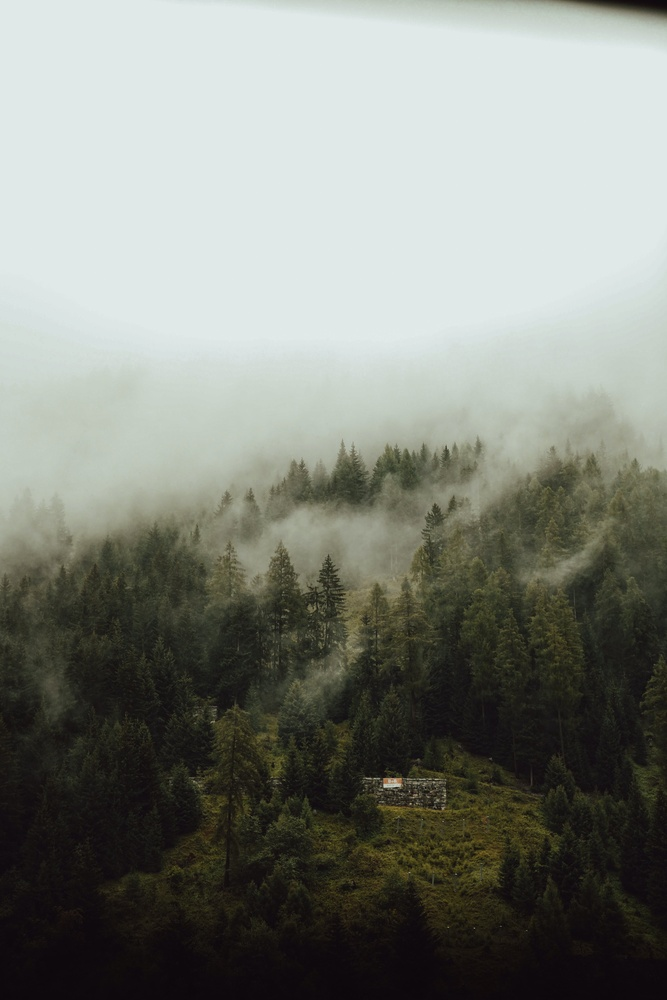
#> input picture Natural.jpg, 667 x 1000 px, shrunk from 4000 x 6000 before the run
$ python image_flip.py Natural.jpg out.png
#> lines starting #> are read from the running program, lines starting #| are printed output that depends on the picture
import cv2
import sys

input_path = sys.argv[1]
output_path = sys.argv[2]

img = cv2.imread(input_path)
#> img is the input picture: shape (1000, 667, 3); mean B, G, R 123.4, 131.2, 127.7
flipped_img = cv2.flip(img, 0)
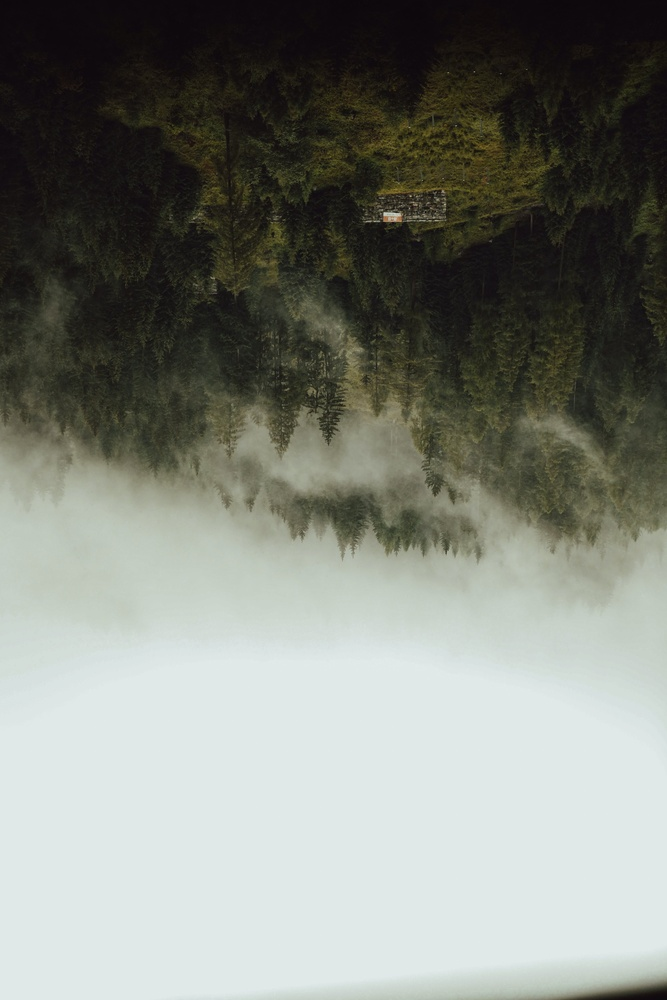
#> flipped_img: shape (1000, 667, 3); mean B, G, R 123.4, 131.2, 127.7

cv2.imwrite(output_path, flipped_img)
